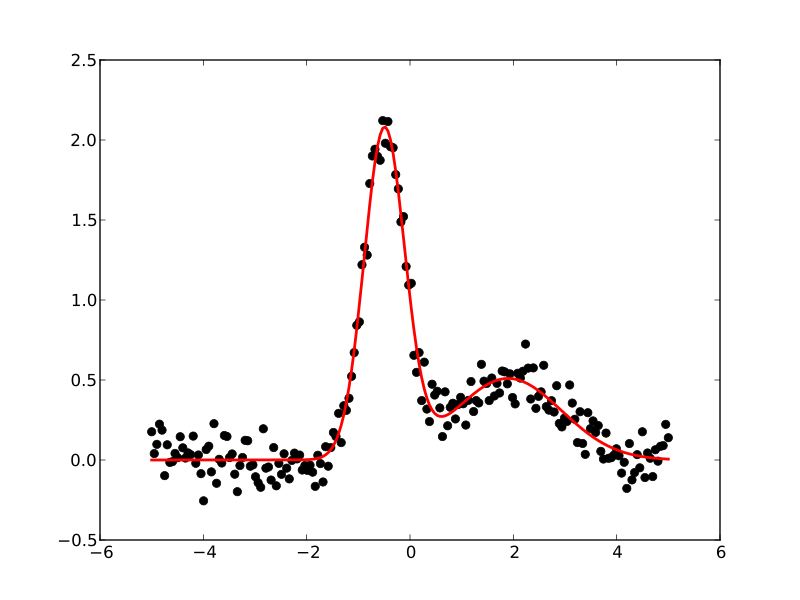

This chart was generated by the following Python code:
import numpy as np
from astropy.modeling.models import custom_model_1d
from astropy.modeling.fitting import NonLinearLSQFitter

# Define model
@custom_model_1d
def sum_of_gaussians(x, amplitude1=1., mean1=-1., sigma1=1.,
                        amplitude2=1., mean2=1., sigma2=1.):
    return (amplitude1 * np.exp(-0.5 * ((x - mean1) / sigma1)**2) +
            amplitude2 * np.exp(-0.5 * ((x - mean2) / sigma2)**2))

# Generate fake data
np.random.seed(0)
x = np.linspace(-5., 5., 200)
m_ref = sum_of_gaussians(amplitude1=2., mean1=-0.5, sigma1=0.4,
                         amplitude2=0.5, mean2=2., sigma2=1.0)
y = m_ref(x) + np.random.normal(0., 0.1, x.shape)

# Fit model to data
m_init = sum_of_gaussians()
fit = NonLinearLSQFitter()
m = fit(m_init, x, y)

# Plot the data and the best fit
plt.plot(x, y, 'o', color='k')
plt.plot(x, m(x), color='r', lw=2)
